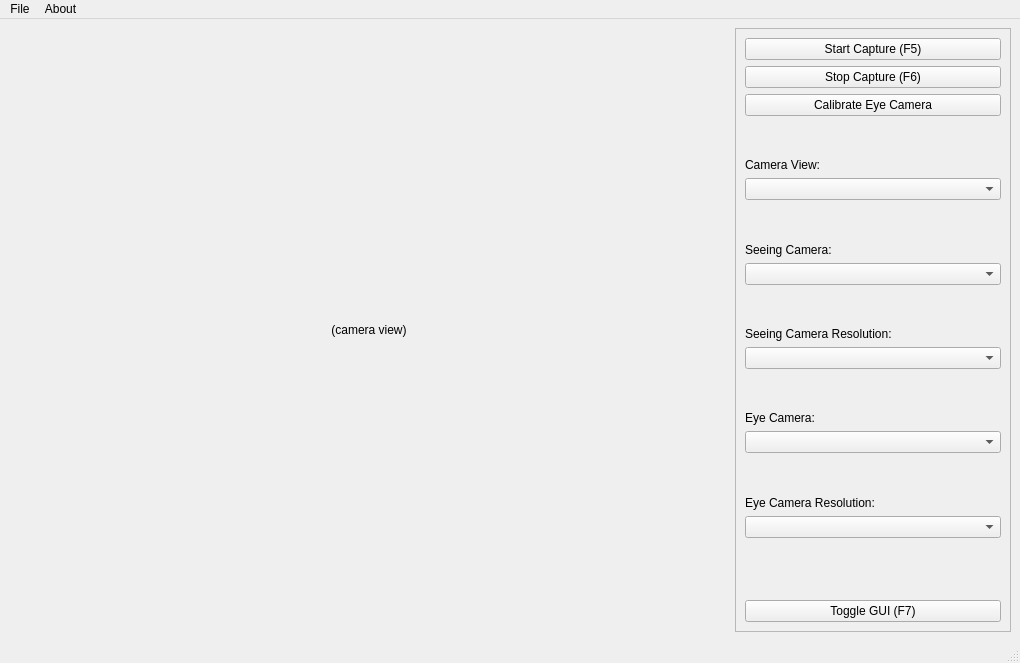
<?xml version="1.0" encoding="UTF-8"?>
<ui version="4.0">
 <class>MainWindow</class>
 <widget class="QMainWindow" name="MainWindow">
  <property name="geometry">
   <rect>
    <x>0</x>
    <y>0</y>
    <width>1020</width>
    <height>663</height>
   </rect>
  </property>
  <property name="minimumSize">
   <size>
    <width>720</width>
    <height>0</height>
   </size>
  </property>
  <property name="windowTitle">
   <string>Python Eye Capture</string>
  </property>
  <widget class="QWidget" name="centralwidget">
   <layout class="QHBoxLayout" name="horizontalLayout">
    <item>
     <widget class="QLabel" name="cam_view">
      <property name="minimumSize">
       <size>
        <width>720</width>
        <height>480</height>
       </size>
      </property>
      <property name="text">
       <string>(camera view)</string>
      </property>
      <property name="alignment">
       <set>Qt::AlignCenter</set>
      </property>
     </widget>
    </item>
    <item>
     <widget class="QScrollArea" name="scrollArea">
      <property name="widgetResizable">
       <bool>true</bool>
      </property>
      <widget class="QWidget" name="scrollAreaWidgetContents">
       <property name="geometry">
        <rect>
         <x>0</x>
         <y>0</y>
         <width>274</width>
         <height>602</height>
        </rect>
       </property>
       <layout class="QVBoxLayout" name="verticalLayout">
        <item>
         <widget class="QPushButton" name="start_cap_btn">
          <property name="text">
           <string>Start Capture (F5)</string>
          </property>
         </widget>
        </item>
        <item>
         <widget class="QPushButton" name="stop_cap_btn">
          <property name="sizePolicy">
           <sizepolicy hsizetype="Minimum" vsizetype="Fixed">
            <horstretch>0</horstretch>
            <verstretch>0</verstretch>
           </sizepolicy>
          </property>
          <property name="text">
           <string>Stop Capture (F6)</string>
          </property>
         </widget>
        </item>
        <item>
         <widget class="QPushButton" name="calibrate_btn">
          <property name="text">
           <string>Calibrate Eye Camera</string>
          </property>
         </widget>
        </item>
        <item>
         <widget class="QLabel" name="cam_view_label">
          <property name="text">
           <string>Camera View:</string>
          </property>
          <property name="alignment">
           <set>Qt::AlignBottom|Qt::AlignLeading|Qt::AlignLeft</set>
          </property>
         </widget>
        </item>
        <item>
         <widget class="QComboBox" name="cam_view_combo_box"/>
        </item>
        <item>
         <widget class="QLabel" name="seeing_cam_label">
          <property name="text">
           <string>Seeing Camera:</string>
          </property>
          <property name="alignment">
           <set>Qt::AlignBottom|Qt::AlignLeading|Qt::AlignLeft</set>
          </property>
         </widget>
        </item>
        <item>
         <widget class="QComboBox" name="seeing_cam_combo_box"/>
        </item>
        <item>
         <widget class="QLabel" name="seeing_res_label">
          <property name="sizePolicy">
           <sizepolicy hsizetype="Minimum" vsizetype="Minimum">
            <horstretch>0</horstretch>
            <verstretch>0</verstretch>
           </sizepolicy>
          </property>
          <property name="text">
           <string>Seeing Camera Resolution:</string>
          </property>
          <property name="alignment">
           <set>Qt::AlignBottom|Qt::AlignLeading|Qt::AlignLeft</set>
          </property>
         </widget>
        </item>
        <item>
         <widget class="QComboBox" name="seeing_res_combo_box"/>
        </item>
        <item>
         <widget class="QLabel" name="eye_cam_label">
          <property name="text">
           <string>Eye Camera:</string>
          </property>
          <property name="alignment">
           <set>Qt::AlignBottom|Qt::AlignLeading|Qt::AlignLeft</set>
          </property>
         </widget>
        </item>
        <item>
         <widget class="QComboBox" name="eye_cam_combo_box"/>
        </item>
        <item>
         <widget class="QLabel" name="eye_res_label">
          <property name="text">
           <string>Eye Camera Resolution:</string>
          </property>
          <property name="alignment">
           <set>Qt::AlignBottom|Qt::AlignLeading|Qt::AlignLeft</set>
          </property>
          <property name="wordWrap">
           <bool>false</bool>
          </property>
         </widget>
        </item>
        <item>
         <widget class="QComboBox" name="eye_res_combo_box"/>
        </item>
        <item>
         <widget class="QLabel" name="spacer_label">
          <property name="text">
           <string/>
          </property>
         </widget>
        </item>
        <item>
         <widget class="QPushButton" name="toggle_gui_btn">
          <property name="text">
           <string>Toggle GUI (F7)</string>
          </property>
         </widget>
        </item>
       </layout>
      </widget>
     </widget>
    </item>
   </layout>
  </widget>
  <widget class="QMenuBar" name="menubar">
   <property name="geometry">
    <rect>
     <x>0</x>
     <y>0</y>
     <width>1020</width>
     <height>21</height>
    </rect>
   </property>
   <widget class="QMenu" name="menuFile">
    <property name="title">
     <string>File</string>
    </property>
    <addaction name="action_coming_soon"/>
   </widget>
   <widget class="QMenu" name="menuAbout">
    <property name="title">
     <string>About</string>
    </property>
    <addaction name="action_coming_soon_2"/>
   </widget>
   <addaction name="menuFile"/>
   <addaction name="menuAbout"/>
  </widget>
  <widget class="QStatusBar" name="statusbar"/>
  <action name="action_coming_soon">
   <property name="text">
    <string>(coming soon!)</string>
   </property>
  </action>
  <action name="action_coming_soon_2">
   <property name="text">
    <string>(coming soon!)</string>
   </property>
  </action>
 </widget>
 <resources/>
 <connections>
  <connection>
   <sender>start_cap_btn</sender>
   <signal>released()</signal>
   <receiver>cam_view</receiver>
   <slot>show()</slot>
   <hints>
    <hint type="sourcelabel">
     <x>872</x>
     <y>51</y>
    </hint>
    <hint type="destinationlabel">
     <x>368</x>
     <y>269</y>
    </hint>
   </hints>
  </connection>
  <connection>
   <sender>stop_cap_btn</sender>
   <signal>pressed()</signal>
   <receiver>cam_view</receiver>
   <slot>hide()</slot>
   <hints>
    <hint type="sourcelabel">
     <x>872</x>
     <y>80</y>
    </hint>
    <hint type="destinationlabel">
     <x>368</x>
     <y>269</y>
    </hint>
   </hints>
  </connection>
  <connection>
   <sender>cam_view_combo_box</sender>
   <signal>activated(int)</signal>
   <receiver>cam_view</receiver>
   <slot>update()</slot>
   <hints>
    <hint type="sourcelabel">
     <x>872</x>
     <y>157</y>
    </hint>
    <hint type="destinationlabel">
     <x>368</x>
     <y>269</y>
    </hint>
   </hints>
  </connection>
  <connection>
   <sender>seeing_cam_combo_box</sender>
   <signal>activated(int)</signal>
   <receiver>cam_view</receiver>
   <slot>update()</slot>
   <hints>
    <hint type="sourcelabel">
     <x>872</x>
     <y>233</y>
    </hint>
    <hint type="destinationlabel">
     <x>368</x>
     <y>269</y>
    </hint>
   </hints>
  </connection>
  <connection>
   <sender>eye_cam_combo_box</sender>
   <signal>activated(int)</signal>
   <receiver>cam_view</receiver>
   <slot>update()</slot>
   <hints>
    <hint type="sourcelabel">
     <x>872</x>
     <y>384</y>
    </hint>
    <hint type="destinationlabel">
     <x>368</x>
     <y>269</y>
    </hint>
   </hints>
  </connection>
 </connections>
</ui>
